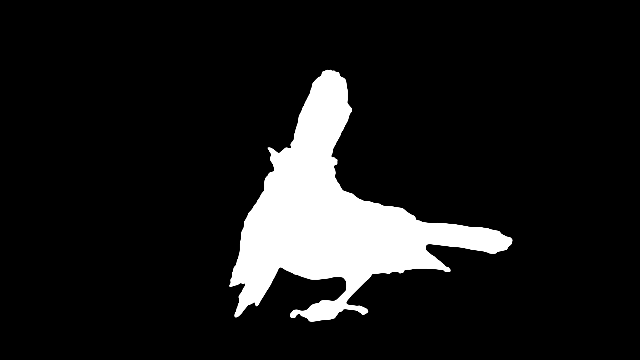
#> input picture data_sets/SegTrackv2/GroundTruth/bird_of_paradise/bird_of_paradise_00002.png, 640 x 360 px, found by its file name; its folder holds only this picture in this run
$ python obj_track_matching.py
#> lines starting #> are read from the running program, lines starting #| are printed output that depends on the picture; after the words box and inside, x2 and y2 are one past the last pixel; in counts of white or black regions, pixels touching at a corner belong together
import os
import cv2 as cv
import numpy as np
import imageio as iio
import matplotlib.pyplot as plt
import copy
import time


## TODO

# 1. Improve the segmentation polygon to have improved update (Kalman Filtering)
# 2. Update with motion vector modelling as well (help to perform soft update)
data_path = "/Users/catherineglossop/ee290_final_project/data/SegTrackv2"
gt_path = os.path.join(data_path, "GroundTruth")
input_path = os.path.join(data_path, "JPEGImages")
test = "bird_of_paradise"
test_idx = None
input_test_path = os.path.join(input_path, test)
gt_test_path = os.path.join(gt_path, test)
VISUALIZE = False
LK = False
SEG_PERIOD = 15

os.makedirs(f"sampled_output_{test}", exist_ok=True)

# Load in the input data
gif_frames = []
gif_mask_frames = []
input_frames = []
seg_transformed_frames = []
opt_flow_frames = []
IOU_est = []
IOU_gt = []
loop_time = []
for img in sorted(os.listdir(os.path.join(input_test_path))):
    frame = cv.imread(os.path.join(input_test_path, img))
#> frame is the input picture: shape (360, 640, 3); min 0, max 255, mean 27
    input_frames.append(frame)

seg_frames = []
if test_idx is not None:
    gt_test_path = os.path.join(gt_test_path, test_idx)
for img in sorted(os.listdir(os.path.join(gt_test_path))):
    frame = iio.imread(os.path.join(gt_test_path,img))
    seg_frames.append(frame[..., 0])


# Initialize orb feature detector and matcher
orb = cv.ORB_create()
matcher = cv.BFMatcher(cv.NORM_HAMMING, crossCheck=True)

# Get the current seg and input frames
frame_idx = 0
curr_seg = seg_frames[frame_idx]
seg_transformed = curr_seg
curr_frame = input_frames[frame_idx]

# Find the four points of the segmentation (Px_max, Px_min, Py_max, Py_min)
arg_mask = np.argwhere(curr_seg == 255)
#> arg_mask = 24043 pairs, first value 70 to 320, second value 230 to 511
Px_max = arg_mask[np.argmax(arg_mask[:,0]), :]
#> Px_max = [320, 309]
Px_min = arg_mask[np.argmin(arg_mask[:,0]), :]
#> Px_min = [70, 326]
Py_max = arg_mask[np.argmax(arg_mask[:,1]), :]
#> Py_max = [239, 511]
Py_min = arg_mask[np.argmin(arg_mask[:,1]), :]
#> Py_min = [284, 230]

# Turn the points into an array
seg_pts = np.array([Px_min, Py_max, Px_max, Py_min])
#> seg_pts = [[70, 326], [239, 511], [320, 309], [284, 230]]
seg_pts = seg_pts.reshape(-1, 1, 2)
init_seg_pts = seg_pts
#> init_seg_pts = [[70, 326], [239, 511], [320, 309], [284, 230]]

# Visualize
if VISUALIZE:
    viz_img = curr_frame.copy()
    viz_img = cv.polylines(viz_img, [np.flip(seg_pts, axis=2)], True, (255,255,255), 1)
    viz_img = cv.circle(viz_img, (seg_pts[0,0,1], seg_pts[0,0,0]), 5, color=(0, 0, 255), thickness=-1)
    viz_img = cv.circle(viz_img, (seg_pts[1,0,1], seg_pts[1,0,0]), 5, color=(0, 255, 0), thickness=-1)
    viz_img = cv.circle(viz_img, (seg_pts[2,0,1], seg_pts[2,0,0]), 5, color=(255, 0, 0), thickness=-1)
    viz_img = cv.circle(viz_img, (seg_pts[3,0,1], seg_pts[3,0,0]), 5, color=(0, 255, 255), thickness=-1)
    cv.imshow("curr", viz_img)
    cv.waitKey(0)
    cv.destroyAllWindows()

# Get the features in the segmentation zone
mask = np.zeros_like(curr_seg)
cv.fillPoly(mask, [np.flip(seg_pts, axis=2)], 255)
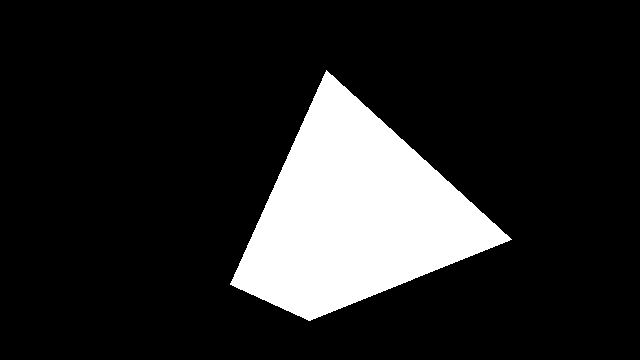
#> mask: shape (360, 640); 15.2% white; 1 white region, box (x1, y1, x2, y2) and area: (230, 70, 512, 321) 35084
mask = mask.astype(np.uint8)

curr_kps, curr_descs = orb.detectAndCompute(curr_frame, mask)
#> curr_kps = 281 keypoints; strongest (x, y, size): (511, 239, 31), (347, 302, 37.2), (280, 269, 37.2), (426, 246, 44.6)

if LK:
    ### LUCAS KANADE OPTICAL FLOW ###
    # Get the initial features in the first image
    feature_params = dict( maxCorners = 100,
    qualityLevel = 0.3,
    minDistance = 7,
    blockSize = 7 )

    # Parameters for lucas kanade optical flow
    lk_params = dict( winSize = (15, 15),
    maxLevel = 2,
    criteria = (cv.TERM_CRITERIA_EPS | cv.TERM_CRITERIA_COUNT, 10, 0.03))

    # Create some random colors
    color = np.random.randint(0, 255, (100, 3))

    # Take first frame and find corners in it
    curr_gray = cv.cvtColor(curr_frame, cv.COLOR_BGR2GRAY)
    curr_lk = cv.goodFeaturesToTrack(curr_gray, mask = mask, **feature_params)

    # Create a mask image for drawing purposes
    lk_mask = np.zeros_like(curr_frame)
    ##########################################################

while frame_idx < len(input_frames)-2:
    # Increment the frame idx
    frame_idx += 1

    start = time.time()

    # If we have reached SEG_PERIOD
    if frame_idx % SEG_PERIOD == 0:

        # Update the segmentation and current frame to frame_idx
        curr_seg = seg_frames[frame_idx]
        seg_transformed = curr_seg
        curr_frame = input_frames[frame_idx]
        frame_idx += 1

        # Find the four points of the segmentation (Px_max, Px_min, Py_max, Py_min)
        arg_mask = np.argwhere(curr_seg == 255)
        Px_max = arg_mask[np.argmax(arg_mask[:,0]), :]
        Px_min = arg_mask[np.argmin(arg_mask[:,0]), :]
        Py_max = arg_mask[np.argmax(arg_mask[:,1]), :]
        Py_min = arg_mask[np.argmin(arg_mask[:,1]), :]

        seg_pts = np.array([Px_min, Py_max, Px_max, Py_min])
        seg_pts = seg_pts.reshape(-1, 1, 2)
        init_seg_pts = seg_pts

        # Visualize
        if VISUALIZE:
            viz_img = curr_frame.copy()
            viz_img = cv.polylines(viz_img, [np.flip(seg_pts, axis=2)], True, (255,255,255), 1)
            viz_img = cv.circle(viz_img, (seg_pts[0,0,1], seg_pts[0,0,0]), 5, color=(0, 0, 255), thickness=-1)
            viz_img = cv.circle(viz_img, (seg_pts[1,0,1], seg_pts[1,0,0]), 5, color=(0, 255, 0), thickness=-1)
            viz_img = cv.circle(viz_img, (seg_pts[2,0,1], seg_pts[2,0,0]), 5, color=(255, 0, 0), thickness=-1)
            viz_img = cv.circle(viz_img, (seg_pts[3,0,1], seg_pts[3,0,0]), 5, color=(0, 255, 255), thickness=-1)
            # cv.imwrite(f"sampled_output_{test}/{test}_updated_seg_{frame_idx}.png", viz_img)
            cv.imshow("curr", viz_img)
            cv.waitKey(0)
            cv.destroyAllWindows()


        # Get the features in the segmentation zone
        mask = np.zeros_like(curr_seg)
        cv.fillPoly(mask, [np.flip(seg_pts, axis=2)], 255)
        mask = mask.astype(np.uint8)
        curr_kps, curr_descs = orb.detectAndCompute(curr_frame, mask)

    # Get the next frame
    prev_frame = curr_frame
    prev_kps = curr_kps
    prev_descs = curr_descs
    curr_frame = input_frames[frame_idx]

    mask = np.zeros_like(curr_seg)
    cv.fillPoly(mask, [np.flip(seg_pts, axis=2)], 255)
    mask = mask.astype(np.uint8)
    if VISUALIZE:
        gif_mask_frames.append(mask)
        # cv.imwrite(f"sampled_output_{test}/{test}_mask_{frame_idx}.png", mask)
        cv.imshow("Seg", mask)
        cv.waitKey(0)
        cv.destroyAllWindows()


    if LK:
        prev_gray = curr_gray
        prev_lk = curr_lk
        ### LUCAS KANADE OPTICAL FLOW ###
        curr_gray = cv.cvtColor(curr_frame, cv.COLOR_BGR2GRAY)
        curr_lk, st, err = cv.calcOpticalFlowPyrLK(prev_gray, curr_gray, prev_lk, mask, **lk_params)

        # Select good points
        if curr_lk is not None:
            curr_lk_good = curr_lk[st==1]
            prev_lk_good = prev_lk[st==1]

        # draw the tracks
        curr_frame_lk = curr_frame.copy()
        for i, (new, old) in enumerate(zip(curr_lk_good, prev_lk_good)):
            a, b = new.ravel()
            c, d = old.ravel()
            lk_mask = cv.line(lk_mask, (int(a), int(b)), (int(c), int(d)), color[i].tolist(), 2)
            curr_frame_lk = cv.circle(curr_frame_lk, (int(a), int(b)), 5, color[i].tolist(), -1)
            viz_img_lk = cv.add(curr_frame_lk, lk_mask)
            opt_flow_frames.append(viz_img_lk)
            cv.imshow('optical_flow', viz_img_lk)
            cv.waitKey(0)
            cv.destroyAllWindows()

        ##########################################

    # Get the orb features
    curr_kps, curr_descs = orb.detectAndCompute(curr_frame, None)
    matches = matcher.match(prev_descs, curr_descs)
    viz_matches = sorted(matches, key=lambda x: x.distance)[:10]
    matches = sorted(matches, key=lambda x: x.distance)

    if VISUALIZE:
        final_img = cv.drawMatches(prev_frame, prev_kps, curr_frame, curr_kps, viz_matches, None)
        final_img = cv.polylines(final_img, [np.flip(init_seg_pts, axis=2)], True, (255,255,255), 1)
        final_img = cv.circle(final_img, (init_seg_pts[0,0,1], init_seg_pts[0,0,0]), 5, color=(0, 0, 255), thickness=-1)
        final_img = cv.circle(final_img, (init_seg_pts[1,0,1], init_seg_pts[1,0,0]), 5, color=(0, 0, 255), thickness=-1)
        final_img = cv.circle(final_img, (init_seg_pts[2,0,1], init_seg_pts[2,0,0]), 5, color=(0, 0, 255), thickness=-1)
        final_img = cv.circle(final_img, (init_seg_pts[3,0,1], init_seg_pts[3,0,0]), 5, color=(0, 0, 255), thickness=-1)

        final_img = cv.circle(final_img, (seg_pts[0,0,1], seg_pts[0,0,0]), 5, color=(0, 255, 255), thickness=-1)
        final_img = cv.circle(final_img, (seg_pts[1,0,1], seg_pts[1,0,0]), 5, color=(0, 255, 255), thickness=-1)
        final_img = cv.circle(final_img, (seg_pts[2,0,1], seg_pts[2,0,0]), 5, color=(0, 255, 255), thickness=-1)
        final_img = cv.circle(final_img, (seg_pts[3,0,1], seg_pts[3,0,0]), 5, color=(0, 255, 255), thickness=-1)

        cv.imshow("Matches", final_img)
        cv.waitKey(0)
        cv.destroyAllWindows()

    # Find the set of points in the segmentation zone with good correspondences
    u_pts = []
    v_pts = []
    seg_curr_kps = ()
    seg_curr_descs = np.array([], dtype=np.uint8).reshape(0, 32)

    for match in matches:
        if curr_kps[match.trainIdx].pt[0] < seg_pts[3,0,1] or curr_kps[match.trainIdx].pt[0] > seg_pts[1,0,1] or curr_kps[match.trainIdx].pt[1] < seg_pts[0,0,0] or curr_kps[match.trainIdx].pt[1] > seg_pts[2,0,0]:
            viz_img = curr_frame.copy()
            viz_img = cv.polylines(viz_img, [np.flip(seg_pts, axis=2)], True, (255,255,255), 1)
            pt = (curr_kps[match.trainIdx].pt[0], curr_kps[match.trainIdx].pt[1])
            viz_img = cv.circle(viz_img, (int(curr_kps[match.trainIdx].pt[0]), int(curr_kps[match.trainIdx].pt[1])), 5, color=(0, 0, 255), thickness=-1)
            continue
        else:
            u_pts.append(prev_kps[match.queryIdx].pt)
            v_pts.append(curr_kps[match.trainIdx].pt)
            seg_curr_kps = seg_curr_kps + (curr_kps[match.trainIdx],)
            seg_curr_descs = np.vstack((seg_curr_descs, curr_descs[match.trainIdx]))

    u_pts = np.flip(np.float32(u_pts).reshape(-1, 1, 2), axis=2)
    v_pts = np.flip(np.float32(v_pts).reshape(-1, 1, 2), axis=2)

    # Get the homography defined by this set of points
    try:
        matrix, _ = cv.findHomography(u_pts, v_pts, cv.RANSAC, 5.0)

    except:
        print("Homography failed")
        continue


    # Perform the transformation on the segmentation zone to get the new segmentation zone
    prev_seg_pts = seg_pts
    seg_pts = cv.perspectiveTransform(seg_pts.astype(np.float32), matrix)

    # Measure delta between the previous and current seg pts
    delta = seg_pts - prev_seg_pts

    # Get IOU weight
    prev_mask = cv.fillPoly(np.zeros_like(curr_seg), [np.flip(prev_seg_pts.astype(np.int64), axis=2)], 255)
    curr_mask = cv.fillPoly(np.zeros_like(curr_seg), [np.flip(seg_pts.astype(np.int64), axis=2)], 255)
    iou = np.sum(np.logical_and(prev_mask, curr_mask)) / np.sum(np.logical_or(prev_mask, curr_mask))
    print("IOU: ", iou)
    if iou < 0.5:
        seg_pts = prev_seg_pts
        continue
    prev_seg_pts = prev_seg_pts + iou*delta

    # Get IOU with GT segmentation
    gt_mask = seg_frames[frame_idx]
    iou_gt = np.sum(np.logical_and(gt_mask, curr_mask)) / np.sum(np.logical_or(gt_mask, curr_mask))
    print("IOU GT: ", iou_gt)

    IOU_est.append(iou)
    IOU_gt.append(iou_gt)

    seg_pts = seg_pts.astype(np.int64)
    curr_kps = seg_curr_kps
    curr_descs = seg_curr_descs

    end = time.time()
    loop_time.append((end-start)*1000)
    print("Time: ", (end-start)*1000, "ms")

    if VISUALIZE:
        shifted_seg_pts = seg_pts.copy()
        shifted_seg_pts[0,0,1] += curr_frame.shape[1]
        shifted_seg_pts[1,0,1] += curr_frame.shape[1]
        shifted_seg_pts[2,0,1] += curr_frame.shape[1]
        shifted_seg_pts[3,0,1] += curr_frame.shape[1]
        final_img = cv.polylines(final_img, [np.flip(shifted_seg_pts, axis=1)], True, (255,255,255), 1)
        final_img = cv.circle(final_img, (curr_frame.shape[1] + shifted_seg_pts[0,0,1], seg_pts[0,0,0]), 5, color=(0, 255, 0), thickness=-1)
        final_img = cv.circle(final_img, (curr_frame.shape[1] + seg_pts[1,0,1], seg_pts[1,0,0]), 5, color=(0, 255, 0), thickness=-1)
        final_img = cv.circle(final_img, (curr_frame.shape[1] + seg_pts[2,0,1], seg_pts[2,0,0]), 5, color=(0, 255, 0), thickness=-1)
        final_img = cv.circle(final_img, (curr_frame.shape[1] + seg_pts[3,0,1], seg_pts[3,0,0]), 5, color=(0, 255, 0), thickness=-1)

        gif_frames.append(final_img)

        # Show the final image
        cv.imshow("Matches", final_img)
        cv.waitKey(0)
        cv.destroyAllWindows()

fig, ax = plt.subplots(1,2)
ax[0].plot(IOU_est)
ax[0].plot(IOU_gt)
ax[1].plot(loop_time)
ax[0].legend(["Estimated IOU", "GT IOU", "loop time"])
ax[0].set_xlabel("Frame")
ax[0].set_ylabel("IOU")
ax[1].set_xlabel("Frame")
ax[1].set_ylabel("Time (ms)")
ax[0].set_title("IOU vs Frame")
ax[1].set_title("Loop Time vs Frame")
plt.show()
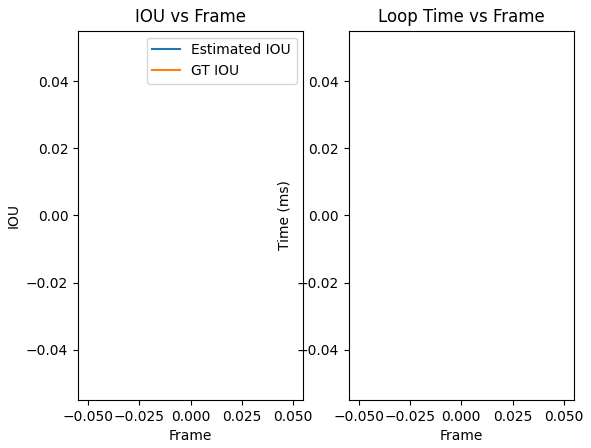
#> figure drawn by matplotlib, 2 panels

if len(gif_frames) != 0:
    iio.mimsave(f'sampled_output_{test}/{test}_matching.gif', gif_frames)
    iio.mimsave(f'sampled_output_{test}/{test}_mask.gif', gif_mask_frames)
    iio.mimsave(f'sampled_output_{test}/{test}_gt.gif', seg_frames)
if LK:
    iio.mimsave(f'sampled_output_{test}/{test}_opt_flow.gif', opt_flow_frames)
print("Done")

$ run again, on data_sets/SegTrackv2/GroundTruth/bird_of_paradise/bird_of_paradise_00045.png
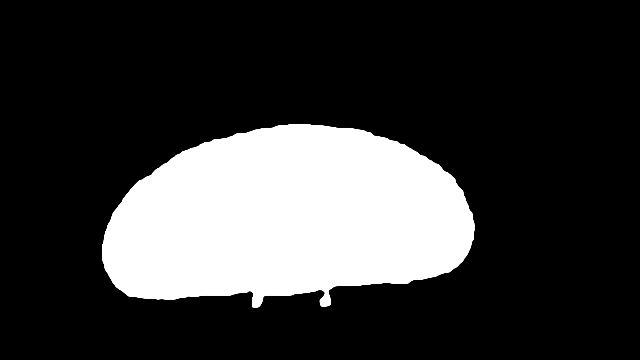
#> input picture data_sets/SegTrackv2/GroundTruth/bird_of_paradise/bird_of_paradise_00045.png, 640 x 360 px, found by its file name
#> frame is the input picture: shape (360, 640, 3); min 0, max 255, mean 56.9
#> arg_mask = 51063 pairs, first value 124 to 306, second value 102 to 473
#> Px_max = [306, 252]
#> Px_min = [124, 289]
#> Py_max = [221, 473]
#> Py_min = [245, 102]
#> seg_pts = [[124, 289], [221, 473], [306, 252], [245, 102]]
#> `cv.fillPoly(mask, [np.flip(seg_pts, axis=2)], 255)`:
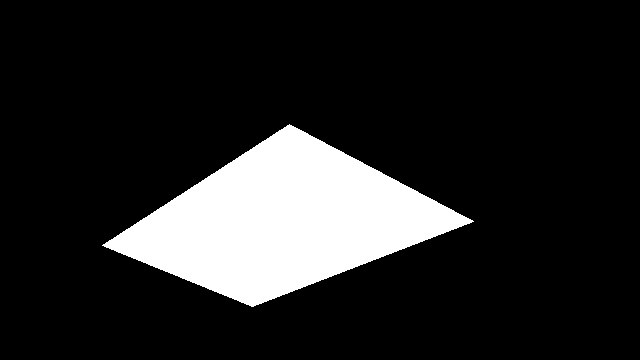
#> mask: shape (360, 640); 14.6% white; 1 white region, box (x1, y1, x2, y2) and area: (102, 124, 474, 307) 33689
#> curr_kps = 18 keypoints; strongest (x, y, size): (250, 293, 37.2), (264, 297, 31), (252, 304, 44.6), (252, 306, 31)

$ run again, on data_sets/SegTrackv2/GroundTruth/bird_of_paradise/bird_of_paradise_00022.png
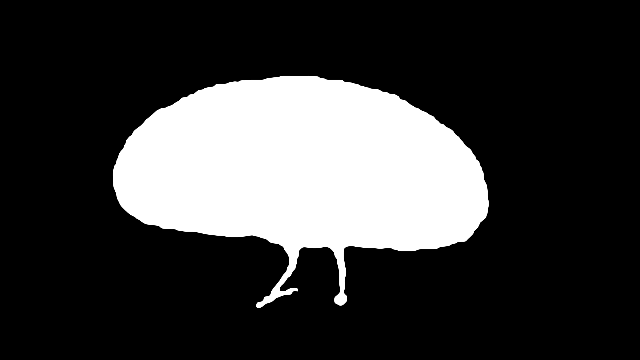
#> input picture data_sets/SegTrackv2/GroundTruth/bird_of_paradise/bird_of_paradise_00022.png, 640 x 360 px, found by its file name
#> frame is the input picture: shape (360, 640, 3); min 0, max 255, mean 58.1
#> arg_mask = 52177 pairs, first value 76 to 307, second value 113 to 487
#> Px_max = [307, 257]
#> Px_min = [76, 280]
#> Py_max = [196, 487]
#> Py_min = [170, 113]
#> seg_pts = [[76, 280], [196, 487], [307, 257], [170, 113]]
#> `cv.fillPoly(mask, [np.flip(seg_pts, axis=2)], 255)`:
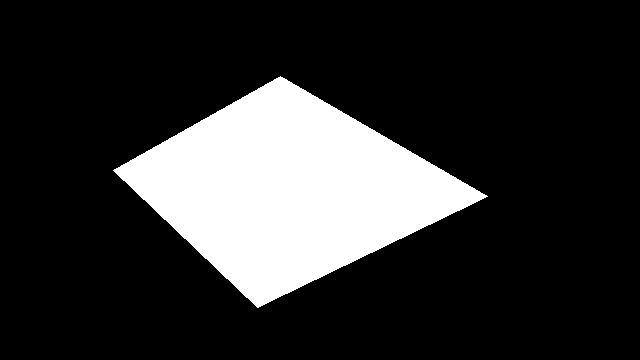
#> mask: shape (360, 640); 19% white; 1 white region, box (x1, y1, x2, y2) and area: (113, 76, 488, 308) 43871
#> curr_kps = 166 keypoints; strongest (x, y, size): (257, 303, 31), (281, 288, 44.6), (282, 288, 64.3), (282, 287, 53.6)
